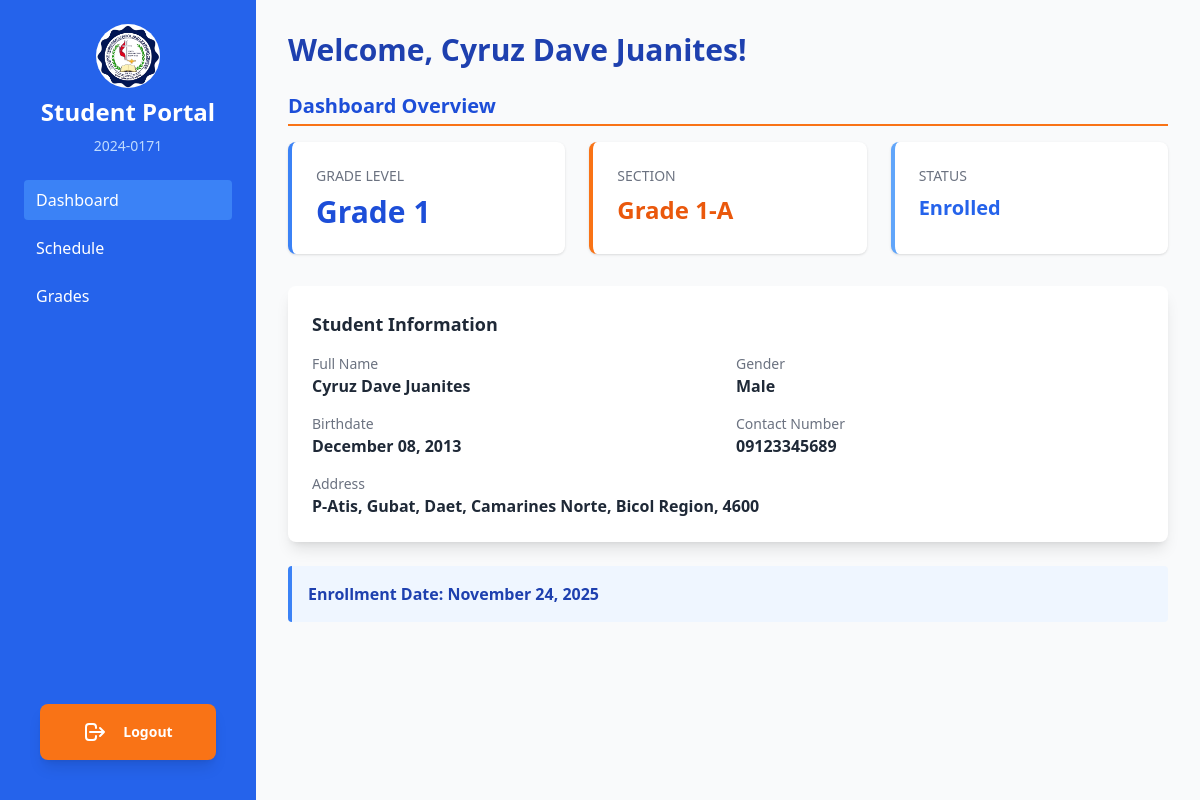
Screenshot of /student-dashboard.php (signed in) with the database file from the repository.
### tables this page shows
CREATE TABLE IF NOT EXISTS `student` (
  `student_id` varchar(50) NOT NULL,
  `student_status` enum('active','graduated','transferred','archived') DEFAULT 'active',
  `archive_date` timestamp NULL DEFAULT NULL,
  `archive_reason` varchar(255) DEFAULT NULL,
  `student_name` varchar(100) NOT NULL,
  `grade_level` varchar(20) NOT NULL,
  `gender` varchar(10) DEFAULT NULL,
  `birthdate` date DEFAULT NULL,
  `religion` varchar(50) DEFAULT NULL,
  `address` text,
  `contact_number` varchar(20) DEFAULT NULL,
  `father_name` varchar(100) DEFAULT NULL,
  `father_occupation` varchar(100) DEFAULT NULL,
  `mother_name` varchar(100) DEFAULT NULL,
  `mother_occupation` varchar(100) DEFAULT NULL,
  `guardian_name` varchar(100) DEFAULT NULL,
  `guardian_relationship` varchar(50) DEFAULT NULL,
  `previous_school` varchar(200) DEFAULT NULL,
  `last_school_year` varchar(20) DEFAULT NULL,
  PRIMARY KEY (`student_id`)
);

CREATE TABLE IF NOT EXISTS `enrollment` (
  `enrollment_id` int NOT NULL AUTO_INCREMENT,
  `student_id` varchar(50) DEFAULT NULL,
  `section_id` varchar(50) DEFAULT NULL,
  `enrollment_status` varchar(20) NOT NULL,
  `date_enrolled` date NOT NULL,
  `school_year` varchar(20) DEFAULT '2024-2025',
  PRIMARY KEY (`enrollment_id`),
  KEY `student_id` (`student_id`),
  KEY `section_id` (`section_id`)
);

CREATE TABLE IF NOT EXISTS `section` (
  `section_id` varchar(50) NOT NULL,
  `section_name` varchar(50) NOT NULL,
  `grade_level` varchar(20) NOT NULL,
  PRIMARY KEY (`section_id`)
);

### student-dashboard.php (the view, shortened to what this page needs)
<?php
$host = 'localhost';
$dbname = 'enrollment_system';
$username = 'root';
$password = '';
try {
    $pdo = new PDO("mysql:host=$host;dbname=$dbname", $username, $password);
    $pdo->setAttribute(PDO::ATTR_ERRMODE, PDO::ERRMODE_EXCEPTION);
    $studentId = $_SESSION['student_id'];
    $stmt = $pdo->prepare("SELECT * FROM student WHERE student_id = ?");
    $stmt->execute([$studentId]);
    $student = $stmt->fetch(PDO::FETCH_ASSOC);
    $stmt = $pdo->prepare("
        SELECT e.*, s.section_name
        FROM enrollment e
        LEFT JOIN section s ON e.section_id = s.section_id
        WHERE e.student_id = ?
        ORDER BY e.date_enrolled DESC
        LIMIT 1
    ");
    $stmt->execute([$studentId]);
    $enrollment = $stmt->fetch(PDO::FETCH_ASSOC);
} catch(PDOException $e) {
    die("Error: No Exisiting Data for this Student");
}
?>
<!DOCTYPE html>
<html lang="en">
<head>
    <script src="https://cdn.tailwindcss.com"></script>
</head>
<body class="min-h-screen font-sans bg-gray-50">
    <div class="flex min-h-screen">
        <aside class="w-64 bg-blue-600 text-white p-6 flex flex-col">
        <div class="w-16 h-16 bg-white rounded-full mx-auto mb-2 flex items-center justify-center">
          <img src="photo/logo.png" alt="ST.LUKE LOGO">
        </div>
            <div class="mb-6 text-center">
                <h1 class="text-2xl font-bold">Student Portal</h1>
                <p class="text-sm text-blue-200 mt-2"><?php echo htmlspecialchars($student['student_id']); ?></p>
            </div>
            <nav class="flex-1 space-y-2">
                <button id="dashboardBtn" onclick="showSection('dashboard')" class="w-full text-left px-3 py-2 rounded hover:bg-blue-500 bg-blue-500">Dashboard</button>
                <button id="scheduleBtn" onclick="showSection('schedule')" class="w-full text-left px-3 py-2 rounded hover:bg-blue-500">Schedule</button>
                <button id="gradesBtn" onclick="showSection('grades')" class="w-full text-left px-3 py-2 rounded hover:bg-blue-500">Grades</button>
            </nav>
            <div class="sticky bottom-0 bg-blue-600 p-4 mt-auto">
                <a href="logout.php" class="logout-btn block w-full bg-orange-500 hover:bg-orange-600 py-4 rounded-lg text-center flex items-center justify-center gap-4 transition-all font-semibold shadow-lg" title="Logout">
                <svg class="w-6 h-6 flex-shrink-0" fill="none" stroke="currentColor" viewBox="0 0 24 24">
                    <path stroke-linecap="round" stroke-linejoin="round" stroke-width="2" d="M17 16l4-4m0 0l-4-4m4 4H7m6 4v1a3 3 0 01-3 3H6a3 3 0 01-3-3V7a3 3 0 013-3h4a3 3 0 013 3v1" />
                </svg>
                <span class="sidebar-text text-sm">Logout</span>
                </a>
            </div>
            </aside>
        <main class="flex-1 p-8 overflow-y-auto">
            <h2 class="text-3xl font-bold text-blue-800 mb-6">Welcome, <?php echo htmlspecialchars($student['student_name']); ?>!</h2>
            <section id="dashboardSection">
                <h3 class="text-xl font-semibold text-blue-700 border-b-2 border-orange-500 pb-1 mb-4">Dashboard Overview</h3>
                <div class="grid grid-cols-1 md:grid-cols-3 gap-6 mb-8">
                    <div class="bg-white border-l-4 border-blue-500 shadow rounded-lg p-6">
                        <p class="text-sm text-gray-500 uppercase">Grade Level</p>
                        <p class="text-3xl font-bold text-blue-700 mt-2"><?php echo htmlspecialchars($student['grade_level']); ?></p>
                    </div>
                    <div class="bg-white border-l-4 border-orange-500 shadow rounded-lg p-6">
                        <p class="text-sm text-gray-500 uppercase">Section</p>
                        <p class="text-2xl font-bold text-orange-600 mt-2">
                            <?php echo $enrollment && $enrollment['section_name'] ? htmlspecialchars($enrollment['section_name']) : 'Not Assigned'; ?>
                        </p>
                    </div>
                    <div class="bg-white border-l-4 border-blue-400 shadow rounded-lg p-6">
                        <p class="text-sm text-gray-500 uppercase">Status</p>
                        <p class="text-xl font-bold text-blue-600 mt-2">
                            <?php echo $enrollment ? ucfirst(htmlspecialchars($enrollment['enrollment_status'])) : 'Not Enrolled'; ?>
                        </p>
                    </div>
                </div>
                <div class="bg-white rounded-lg shadow-lg p-6 mb-6">
                    <h4 class="text-lg font-semibold text-gray-800 mb-4">Student Information</h4>
                    <div class="grid grid-cols-1 md:grid-cols-2 gap-4">
                        <div>
                            <p class="text-sm text-gray-500">Full Name</p>
                            <p class="font-semibold text-gray-800"><?php echo htmlspecialchars($student['student_name']); ?></p>
                        </div>
                        <div>
                            <p class="text-sm text-gray-500">Gender</p>
                            <p class="font-semibold text-gray-800"><?php echo htmlspecialchars($student['gender']); ?></p>
                        </div>
                        <div>
                            <p class="text-sm text-gray-500">Birthdate</p>
                            <p class="font-semibold text-gray-800">
                                <?php echo $student['birthdate'] ? date('F d, Y', strtotime($student['birthdate'])) : 'N/A'; ?>
                            </p>
                        </div>
                        <div>
                            <p class="text-sm text-gray-500">Contact Number</p>
                            <p class="font-semibold text-gray-800"><?php echo htmlspecialchars($student['contact_number']); ?></p>
                        </div>
                        <div class="md:col-span-2">
                            <p class="text-sm text-gray-500">Address</p>
                            <p class="font-semibold text-gray-800"><?php echo htmlspecialchars($student['address']); ?></p>
                        </div>
                    </div>
                </div>
                <?php if ($enrollment): ?>
                <div class="bg-blue-50 border-l-4 border-blue-500 p-4 rounded">
                    <p class="font-semibold text-blue-800">Enrollment Date:
                        <?php echo date('F d, Y', strtotime($enrollment['date_enrolled'])); ?>
                    </p>
                </div>
                <?php endif; ?>
            </section>
        </main>
    </div>
</body>
</html>

### rows the page displays
student: student_id "2024-0171", student_name "Cyruz Dave Juanites", grade_level "Grade 1", gender "Male", birthdate "December 08, 2013", contact_number "09123345689", address "P-Atis, Gubat, Daet, Camarines Norte, Bicol Region, 4600"
enrollment: section.section_name "Grade 1-A", enrollment_status "Enrolled", date_enrolled "November 24, 2025"
